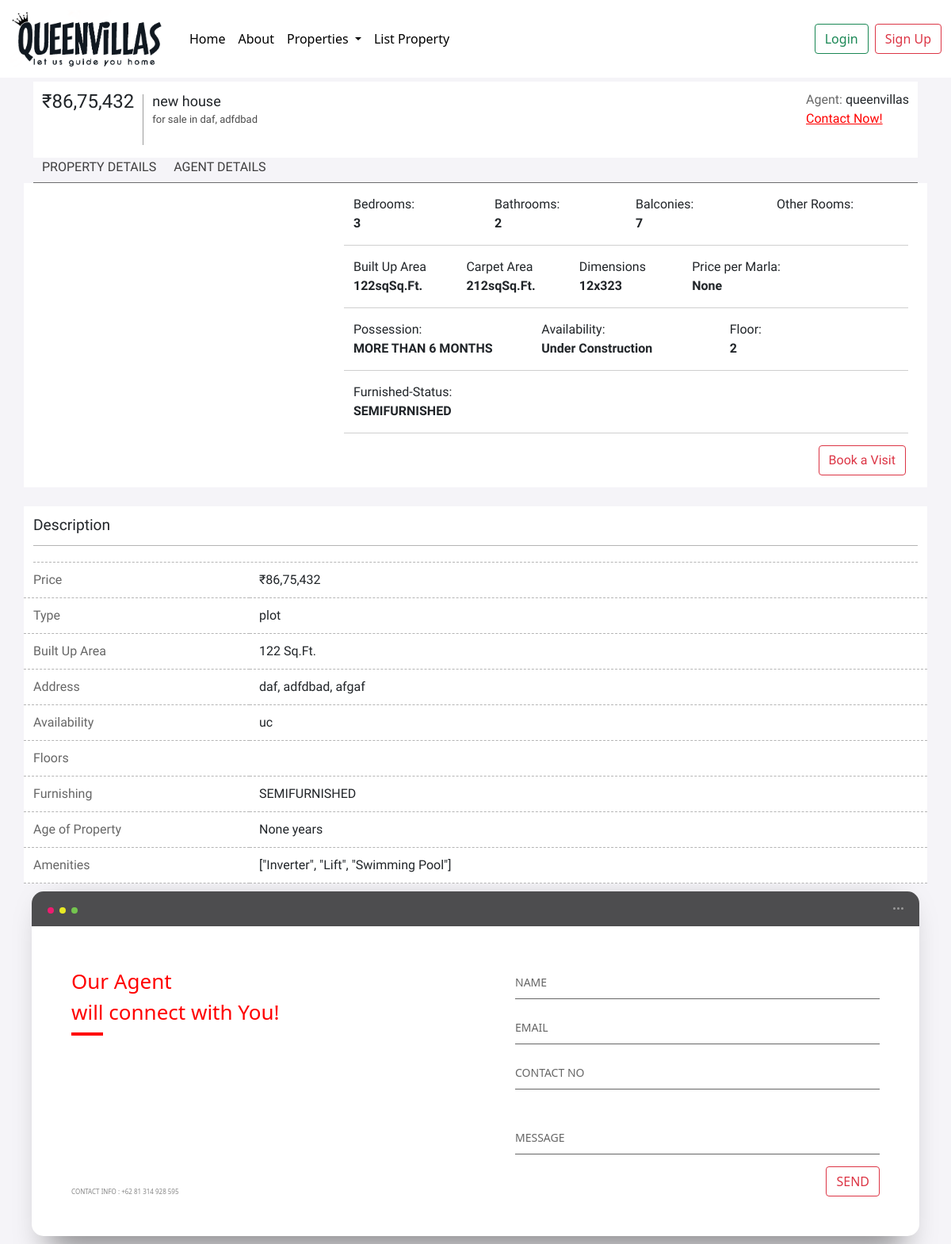
The app's page /residential/new-house/ with its own data.
### residential/models.py (models this page shows, shortened)
class ResidentialDetails(models.Model):
    title = models.CharField(max_length=500)
    type = models.CharField(max_length=255)
    property_type = models.CharField(max_length=255)
    city = models.CharField(max_length=255)
    locality = models.CharField(max_length=500)
    sub_locality = models.CharField(max_length=255, null=True, blank=True)
    house_no = models.CharField(max_length=255, null=True, blank=True)
    landmark=models.CharField(max_length=500,null=True,blank=True)
    project_society=models.CharField(max_length=500,null=True,blank=True)
    builtupunits=models.CharField(max_length=25,default='yards')
    builtup_area = models.IntegerField(null=True,blank=True)
    carpet_area=models.IntegerField(null=True,blank=True)
    carpet_units= models.CharField(max_length=25, default='yards')
    dim_length = models.IntegerField(null=True, blank=True)
    dim_breadth = models.IntegerField(null=True, blank=True)
    dimension_units=models.CharField(max_length=25,null=True,blank=True)
    property_floor = models.IntegerField(null=True, blank=True)
    property_on_floor=models.IntegerField(null=True, blank=True)
    possession = models.CharField(max_length=255,default='none')
    bedrooms = models.IntegerField(null=True)
    bathrooms = models.IntegerField(null=True)
    balconies = models.IntegerField(null=True, blank=True)
    otherrooms = models.ManyToManyField('OtherRooms', blank=True)
    am=models.JSONField(null=True, blank=True)
    furnishing = models.CharField(max_length=255)
    availability = models.CharField(max_length=255, choices=av_status, default='uc')
    parkingspace = models.BooleanField(null=True, blank=True)
    ageofproperty = models.IntegerField(null=True,blank=True)
    house_direction=models.CharField(max_length=255,null=True,blank=True)
    image = models.ImageField(upload_to='images/', null=True, blank=True)
    image1 = models.ImageField(upload_to='images/', null=True, blank=True)
    image2 = models.ImageField(upload_to='images/', null=True, blank=True)
    image3 = models.ImageField(upload_to='images/', null=True, blank=True)
    image4 = models.ImageField(upload_to='images/', null=True, blank=True)
    image5 = models.ImageField(upload_to='images/', null=True, blank=True)
    image6 = models.ImageField(upload_to='images/', null=True, blank=True)
    image7 = models.ImageField(upload_to='images/', null=True, blank=True)
    image8 = models.ImageField(upload_to='images/', null=True, blank=True)
    expected_price = models.IntegerField()
    price_per_marla = models.IntegerField(null=True, blank=True)
    description = models.TextField()
    slug = models.SlugField(max_length=100, unique=True, blank=True)
    active = models.BooleanField(default=True)
    featured = models.BooleanField(default=False)
    verified=models.BooleanField(default=False)
    is_negotiable=models.BooleanField(default=False)
    includes_registration=models.BooleanField(default=False)
    posted_user=models.CharField(max_length=255,null=True,blank=True)
    user_email=models.EmailField()
    user_contact=models.CharField(max_length=12,null=True,blank=True)
    user = models.ForeignKey(User,
                             default=1,
                             null=True,
                             on_delete=models.SET_NULL
                             )
    timestamp = models.DateTimeField(auto_now_add=True)
    objects = ResidentialManager()

### residential/views.py (the view)
# urls.py: re_path('(?P<slug>[\w-]+)/', ResidentialDetailSlugView.as_view(), name='detail'),
class ResidentialDetailSlugView(DetailView):
    queryset = ResidentialDetails.objects.all()
    template_name = "residentials/detail.html"
    def get_context_data(self, *args, **kwargs):
        context = super(ResidentialDetailSlugView, self).get_context_data(*args, **kwargs)
        request = self.request
        return context
    def get_object(self, *args, **kwargs):
        request = self.request
        slug = self.kwargs.get('slug')
        try:
            instance = ResidentialDetails.objects.get(slug=slug)
        except ResidentialDetails.DoesNotExist:
            raise Http404("Not Found....")
        except ResidentialDetails.MultipleObjectsReturned:
            qs = ResidentialDetails.objects.filter(slug=slug)
            instance = qs.first()
        except:
            raise Http404("Uhhmm.. !")
        return instance

### residential/templates/residentials/detail.html (shortened to what this page needs)
{% extends 'base.html' %}
{% load static %}
{% block base_head %}
    <link rel="stylesheet" href="/static/css/detail_page.css">
{% endblock %}
{% block content %}
    <div class="container detail-page">
        <div class="top-content">
            <div class="header-money">
                <div><span class="header-price">
                    <h4 onload="format()" id="money">{{ object.expected_price }}</h4>
                </span></div>
                <div class="header-location">
                    <span class="top-title">{{ object.title }} </span><br>
                    <span class="top-subheader">for sale in
                    {% if object.sub_locality %}{{ object.sub_locality }},{% endif %}
                        {{ object.locality }}</span>
                </div>
            </div>
            <div class="agent_header">
                <span>Agent:</span> {{ object.user }}<br>
                <a href="#connect-agent"> Contact Now!</a>
            </div>
        </div>
        <div class="details-bar">
            <div>
                <a href="#description-div">PROPERTY DETAILS</a>
            </div>
            <div>
                <a href="#connect-agent">AGENT DETAILS</a>
            </div>
        </div>
        <div class="detail-div row">
            <div class="col-lg-4 col-md-4 col-sm-12 image-div">
            </div>
            <div class="col-lg-8 col-md-8 col-sm-12">
                <div class="container property-desc">
                    <div class="row">
                        <div class="col">
                            Bedrooms:<br><span>{{ object.bedrooms }}</span>
                        </div>
                        <div class="col">
                            Bathrooms:<br><span>{{ object.bathrooms }}</span>
                        </div>
                        <div class="col">
                            Balconies:<br><span>{{ object.balconies }}</span>
                        </div>
                        <div class="col">
                            Other Rooms:<br>
                        </div>
                    </div>
                    <div class="row">
                        <div class="col">
                            Built Up Area<br><span>{{ object.builtup_area }}sq{{ object.builtupunits }}</span>
                        </div>
                         <div class="col">
                            Carpet Area<br><span>{{ object.carpet_area }}sq{{ object.carpet_units }}</span>
                        </div>
                        <div class="col">
                            Dimensions<br><span>{{ object.dim_length }}x{{ object.dim_breadth }}</span>
                        </div>
                        <div class="col">
                            Price per Marla:<br><span>{{ object.price_per_marla }}</span>
                        </div>
                        <div class="col">
                        </div>
                    </div>
                    <div class="row">
                        <div class="col">
                            Possession:<br><span>{{ object.possession }}</span>
                        </div>
                        <div class="col">
                            Availability:<br><span>
                            {% if object.availability == "rm" %}
                                Ready To Move
                            {% elif object.availability == "uc" %}
                                Under Construction
                            {% endif %}
                        </span>
                        </div>
                    {% if object.property_on_floor %}
                        <div class="col">
                            Floor:<br><span>{{ object.property_on_floor }}</span>
                        </div>
                    {% endif %}
                    </div>
                    <div class="row">
                        <div class="col">
                            Furnished-Status:<br><span>{{ object.furnishing }}</span>
                        </div>
                        <div class="col">
                            <br>
                        </div>
                        <div class="col">
                            <br>
                        </div>
                    </div>
                </div>
                <div class="book-visit">
                    <a class="btn btn-outline-danger" data-bs-toggle="modal" data-bs-target="#exampleModal">Book a Visit</a>
                </div>
            </div>
        </div>
    </div>
    <div class="container description-div" id="description-div">
        <div class="desc-header">
            Description
        </div>
        <div class="desc-desc">
        </div>
        <div class="row">
            <div class="col-3">
                Price
            </div>
            <div class="col-9">
                <span onload="format()" id="money2">{{ object.expected_price }}</span>
            </div>
        </div>
        <div class="row">
            <div class="col-3">
                Type
            </div>
            <div class="col-9">
                {{ object.property_type }}
            </div>
        </div>
        <div class="row">
            <div class="col-3">
                Built Up Area
            </div>
            <div class="col-9">
                {{ object.builtup_area }} {{ object.builtupunits}}
            </div>
        </div>
        <div class="row">
            <div class="col-3">
                Address
            </div>
            <div class="col-9">
                {{ object.sub_locality }}, {{ object.locality }}, {{ object.city }}
            </div>
        </div>
        <div class="row">
            <div class="col-3">
                Availability
            </div>
            <div class="col-9">
                {{ object.availability }}
            </div>
        </div>
        <div class="row">
            <div class="col-3">
                Floors
            </div>
            <div class="col-9">
            </div>
        </div>
        <div class="row">
            <div class="col-3">
                Furnishing
            </div>
            <div class="col-9">
                {{ object.furnishing }}
            </div>
        </div>
        <div class="row">
            <div class="col-3">
                Age of Property
            </div>
            <div class="col-9">
                {{ object.ageofproperty }} years
            </div>
        </div>
        <div class="row">
            <div class="col-3">
                Amenities
            </div>
            <div class="col-9">
                {{ object.am }} &nbsp;
            </div>
        </div>
    </div>
    <div class="background" id="connect-agent">
        <div class="agent-container container">
            <div class="screen">
                <div class="screen-header">
                    <div class="screen-header-left">
                        <div class="screen-header-button close"></div>
                        <div class="screen-header-button maximize"></div>
                        <div class="screen-header-button minimize"></div>
                    </div>
                    <div class="screen-header-right">
                        <div class="screen-header-ellipsis"></div>
                        <div class="screen-header-ellipsis"></div>
                        <div class="screen-header-ellipsis"></div>
                    </div>
                </div>
                <div class="screen-body">
                    <div class="screen-body-item left">
                        <div class="app-title">
                            <span>Our Agent</span>
                            <span>will connect with You!</span>
                        </div>
                        <div class="app-contact">CONTACT INFO : +62 81 314 928 595</div>
                    </div>
                    <div class="screen-body-item">
                        <div class="app-form">
                            <div class="app-form-group">
                                <input class="app-form-control" placeholder="NAME">
                            </div>
                            <div class="app-form-group">
                                <input class="app-form-control" placeholder="EMAIL">
                            </div>
                            <div class="app-form-group">
                                <input class="app-form-control" placeholder="CONTACT NO">
                            </div>
                            <div class="app-form-group message">
                                <input class="app-form-control" placeholder="MESSAGE">
                            </div>
                            <div class="app-form-group buttons">
                                <button class="btn btn-outline-danger">SEND</button>
                            </div>
                        </div>
                    </div>
                </div>
            </div>
        </div>
    </div>
{% endblock %}

### templates/base.html (shortened to what this page needs)
{% load static %}
<html>
<head>
    {% include 'base/css.html' %}
    {% block base_head %}{% endblock %}
</head>
<body>
  {% include 'base/navbar.html' %}
 {% block content%} {% endblock %}
</body>
</html>

### templates/base/css.html (shortened to what this page needs)
<link href="https://cdn.jsdelivr.net/npm/bootstrap@5.1.0/dist/css/bootstrap.min.css" rel="stylesheet">
<link rel="stylesheet" href="https://cdnjs.cloudflare.com/ajax/libs/font-awesome/5.15.4/css/all.min.css" refarrerpolicy="no-refarrer" />
<link rel="stylesheet" href="http://netdna.bootstrapcdn.com/font-awesome/4.0.3/css/font-awesome.css">

### templates/base/navbar.html (shortened to what this page needs)
{% url 'home' as home_url %}
{% url 'residential:residentiallistingHome' as residential_listing %}
{% url 'residential:add' as add_residential_property %}
{% load static %}
{% block base_head %}
<link rel="stylesheet" href="/static/css/navbar.css?{% now 'U' %}">
<link rel="stylesheet" href="/static/css/home_page.css?{% now 'U' %}">
{% endblock %}
<nav class="navbar navbar-expand-lg navbar-light bg-white">
    <div class="container-fluid">
        <a href="{{home_url}}" ><img src="/static/img/queenvillas.png" alt="" class="navbar-brand logo">
     </a>
      <div class="collapse navbar-collapse" id="navbarNav">
        <ul class="navbar-nav ms-2">
          <li class="nav-item">
            <a class="nav-link active" aria-current="page" href="{{home_url}}">Home</a>
          </li>
          <li class="nav-item">
            <a class="nav-link" href="#">About</a>
          </li>
          <li class="nav-item dropdown">
            <a class="nav-link dropdown-toggle" href="#" id="navbarDropdown" role="button" data-bs-toggle="dropdown" aria-expanded="false">
              Properties
            </a>
          </li>
          <li class="nav-item">
            <a class="nav-link" data-bs-toggle="modal" data-bs-target="#staticBackdrop">List Property</a>
          </li>
        </ul>
      </div>
  {% if user.is_authenticated %}
  <div class="btn-colapse img-colapse">
    <div class="d-flex">
  <img src="http://aras.kntu.ac.ir/wp-content/uploads/2019/05/hoodie-.png" width="40">
    <div class="dropdown btn-colapse">
      <a class="nav-link dropdown-toggle" href="#" id="navbarDropdown" role="button" data-bs-toggle="dropdown" aria-expanded="false">
        <span> <b>{{request.user}}</b></span>
      </a>
      <ul class="dropdown-menu" aria-labelledby="navbarDropdown">
        <li><a class="dropdown-item" href="#">Edit profile</a></li>
        <li><a class="dropdown-item" href="/logout">Logout</a></li>
      </ul>
    </div>
  </div>
</div>
  {% else %}
    <button type="button" class="btn btn-outline-success me-2 btn-colapse ipad-portrait" data-bs-toggle="modal" data-bs-target="#loginModal">Login</button>
    <button type="button" class="btn btn-outline-danger btn-colapse ipad-portrait" data-bs-toggle="modal" data-bs-target="#signupModal">Sign Up</button>
  {% endif %}
    </div>
  </nav>

### records on screen
ResidentialDetails: expected_price "₹86,75,432", title "new house", sub_locality "daf", locality "adfdbad", user "queenvillas", bedrooms "3", bathrooms "2", balconies "7", builtup_area "122", builtupunits "Sq.Ft.", carpet_area "212", carpet_units "Sq.Ft.", dim_length "12", dim_breadth "323", price_per_marla "None", possession "MORE THAN 6 MONTHS", property_on_floor "2", furnishing "SEMIFURNISHED", property_type "plot", city "afgaf", availability "uc", ageofproperty "None", am "[\"Inverter\", \"Lift\", \"Swimming Pool\"]"
